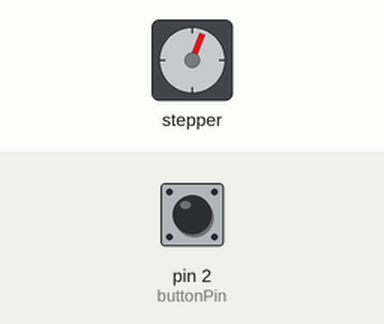
Simulated run of this sketch. Board: Arduino Uno, built with avr-gcc and run on an emulated ATmega328P. Shown: stepper motor. Inputs (shaded band) come from the test bench; at power-on: pin 2 (buttonPin) HIGH. Stepper angles assume 2048 steps per turn.

Above: at 1.25 s.
1.3 s: pin 2 (buttonPin) pulled LOW for 3.2 s
At 5.19 s:
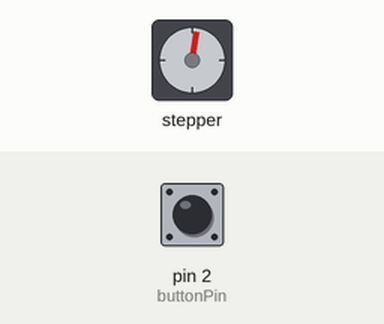
6.1 s: pin 2 (buttonPin) pulled LOW for 0.15 s
At 6.17 s:
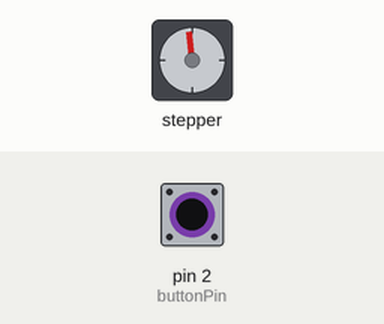
9.2 s: pin 2 (buttonPin) pulled LOW for 0.15 s
At 9.27 s:
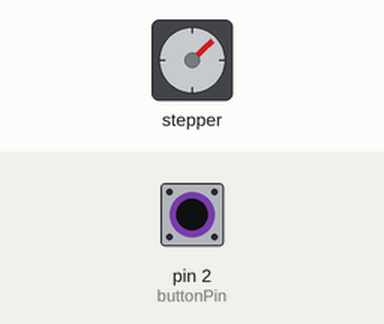
12.3 s: pin 2 (buttonPin) pulled LOW for 0.15 s
15.4 s: pin 2 (buttonPin) pulled LOW for 1 s
19.4 s: pin 2 (buttonPin) pulled LOW for 1 s
At 24.11 s:
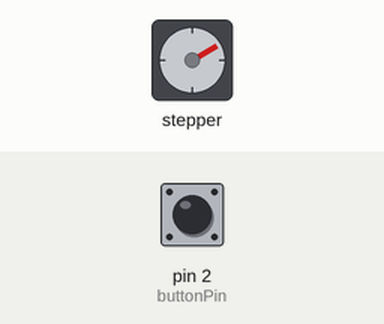
Timing chart, 0 to 26.7 s (numbered marks = the images above; inputs shaded):
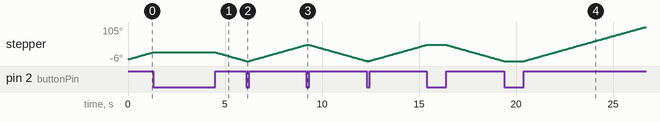

The sketch:

stepper_motor_with_reverse_switch.ino
```cpp
#include <Stepper.h>

int stepsPerRevolution=2048;

int motSpeed=3;
int dt=500;
Stepper myStepper(stepsPerRevolution, 8,10, 9, 11);
int buttonPin=2;
int motDir=1;
int buttonValNew;
int buttonValOld=1;

void setup() {
  // put your setup code here, to run once:
Serial.begin(9600);
myStepper.setSpeed(motSpeed);
pinMode (buttonPin,INPUT);
digitalWrite(buttonPin,HIGH);


}

void loop() {
  // put your main code here, to run repeatedly:
buttonValNew= digitalRead (buttonPin);
if (buttonValOld==1 && buttonValNew==0){
  motDir=motDir*(-1);
}

  myStepper.step(motDir*1);


}
```
